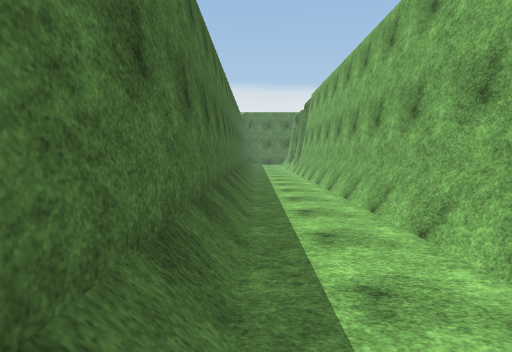
view 1 (above)

16 first-person views from a walk through a 3-D level made in the Unity game engine. The camera is 1.5 m above the floor, tilts 4° down and sees 75° across. The floor is counted in squares, 2 m on a side. Each view is taken from the middle of a square. On the plan, view 1 faces up. The plan holds only what a view shows up to about 11 squares ahead; the rest is blank. The place goes on beyond the plan. Surface patterns are stand-ins for the level's own textures.

view 2
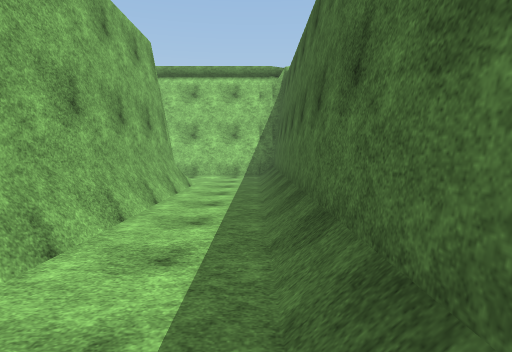

view 3
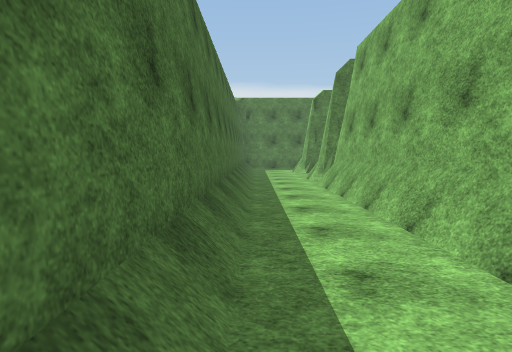

view 4
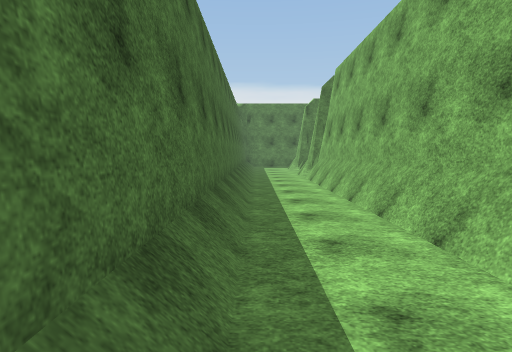

view 5
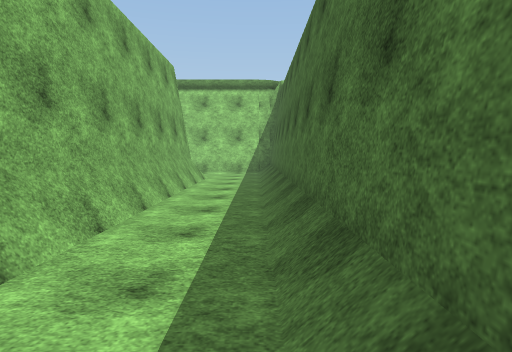

view 6
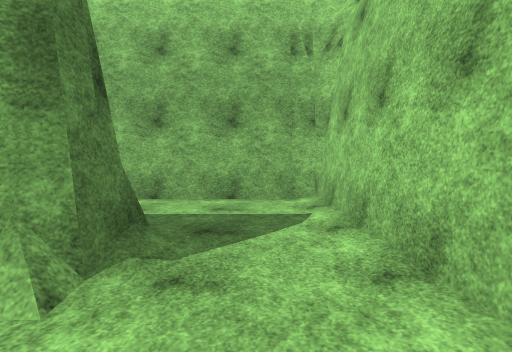

view 7
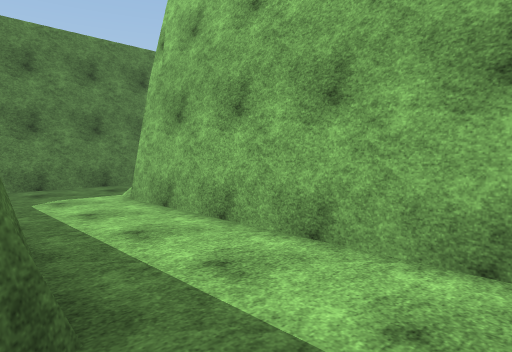

view 8
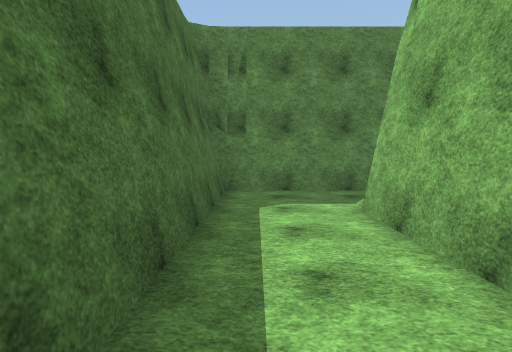

view 9
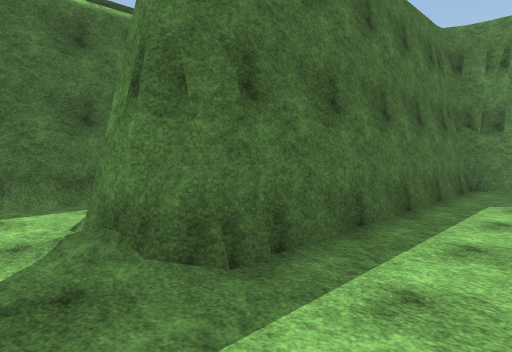

view 10
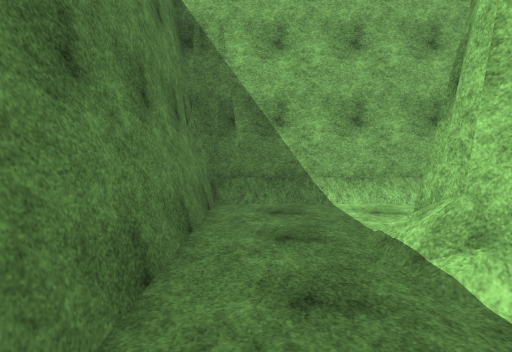

view 11
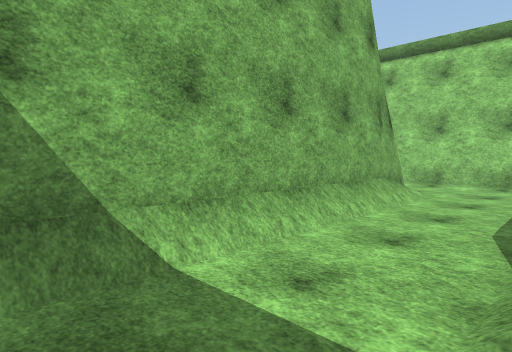

view 12
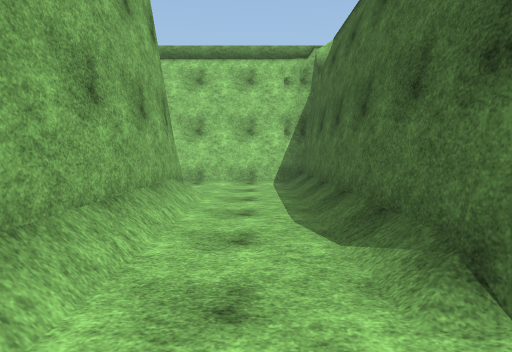

view 13
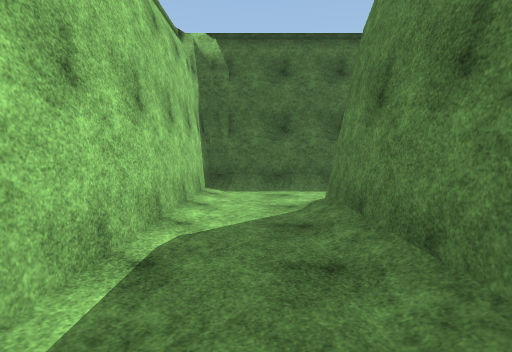

view 14
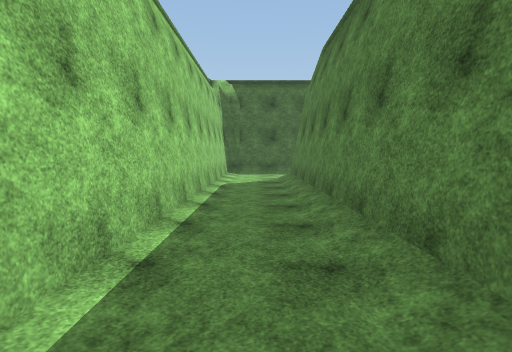

view 15
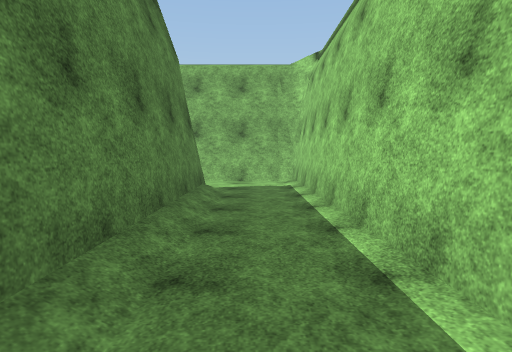

view 16
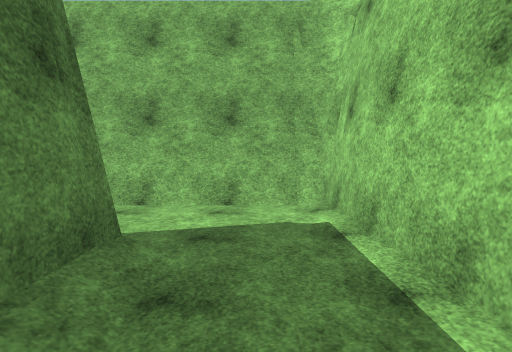

### Floor plan
Key: @ floor where view 1 was taken; # wall or solid block; . floor; / step, stairs or slope.
Columns run from 1 left of view 1 to 24 right of it. Each row starts with its distance up from view 1.
 16 #/.#
 15 #/.#
 14 #/.#
 13 #/.#
 12 #/.#
 11 #/.#
 10 #/.#
  9 #/.#
  8 #/.#
  7 #/.#
  6 #/.#
  5 #/.#
  4 #/.#
  3 #/.#########
  2 #/.##...../#
  1 #/.##...../#
  0 #@.##..##./#
 -1 #/.##..##./#
 -2 #/.##..##./#
 -3 #/.##..##./#            .#
 -4 #/.##..##./############/.#
 -5 #/.....##................#
 -6 ##########################

Where each view was taken, in squares from view 1:
view 1: 0 up, 0 right, facing up
view 2: 4 up, 0 right, facing down
view 3: 6 up, 0 right, facing up
view 4: 4 up, 0 right, facing up
view 5: 6 up, 0 right, facing down
view 6: 5 down, 0 right, facing right
view 7: 5 down, 3 right, facing up-right
view 8: 4 down, 4 right, facing up
view 9: 5 down, 5 right, facing up-left
view 10: 2 up, 4 right, facing right
view 11: 2 up, 7 right, facing down-right
view 12: 2 up, 8 right, facing down
view 13: 5 down, 14 right, facing left
view 14: 5 down, 19 right, facing left
view 15: 5 down, 15 right, facing right
view 16: 5 down, 19 right, facing right
